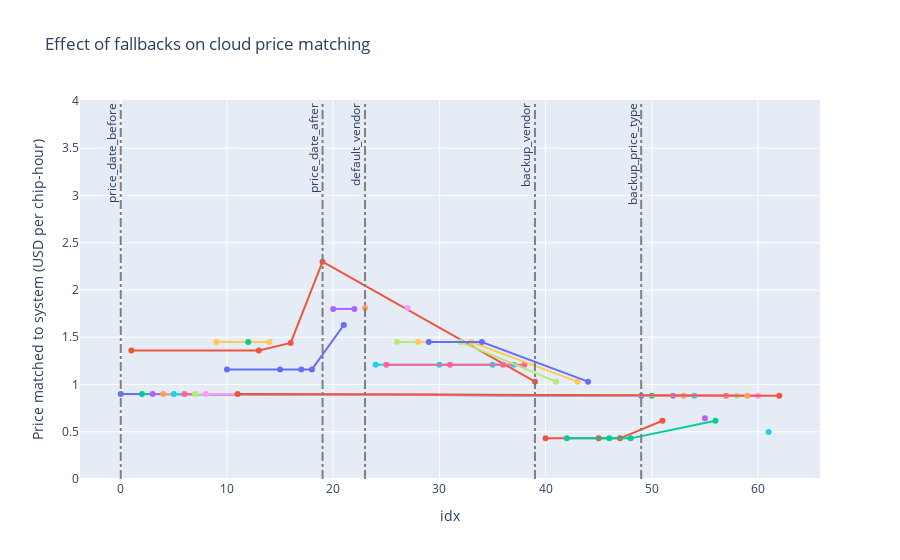

Write notebook code for a chart like this one.
### Code cell
import plotly.graph_objects as go

fig = go.Figure()

# We want to plot a line of the price over "time" (i.e. the order in which the systems were processed), for each system
for system in results['system'].unique():
    system_results = results[results['system'] == system]
    # Sort by index
    system_results = system_results.sort_index()
    fig.add_trace(go.Scatter(x=system_results.index, y=system_results['price'], mode='lines+markers', name=system))

# Now we want to plot a vertical line at each fallback
for fallback, idx in fallback_idxs.items():
    # Annotate with the fallback name, rotated -90 degrees and aligned to the top of the y axis
    fig.add_annotation(
        x=idx,
        y=4,
        text=fallback,
        showarrow=False,
        textangle=-90,
        xshift=-20,
        xanchor='left',
        yanchor='top',
    )
    fig.add_shape(
        # Line Vertical
        dict(
            type="line",
            x0=idx,
            y0=0,
            x1=idx,
            y1=4,
            # gray dashed line
            line=dict(
                color="Grey",
                width=2,
                dash="dashdot",
            )
        )
    )

# Layout
fig.update_layout(
    title='Effect of fallbacks on cloud price matching',
    xaxis_title='idx',
    yaxis_title='Price matched to system (USD per chip-hour)',
    # legend_title='System',
    showlegend=False,
)

save_plot(fig, results_dir, 'price_fallback_effect_soft_matching')
fig.show()

### Figure 1 — Plotly figure (JSON) as saved in the notebook; plotly's stock layout.template omitted (floating-point values rounded to 4 significant figures)
{"data": [{"mode": "lines+markers", "name": "ALIGN", "type": "scatter", "x": [0, 49], "y": [0.9, 0.88]}, {"mode": "lines+markers", "name": "GPT-4", "type": "scatter", "x": [1, 13, 16, 19, 39], "y": [1.36, 1.36, 1.44, 2.3, 1.03]}, {"mode": "lines+markers", "name": "AlphaStar", "type": "scatter", "x": [2, 50], "y": [0.9, 0.88]}, {"mode": "lines+markers", "name": "GShard (dense)", "type": "scatter", "x": [3, 52], "y": [0.9, 0.88]}, {"mode": "lines+markers", "name": "Gopher (280B)", "type": "scatter", "x": [4, 53], "y": [0.9, 0.88]}, {"mode": "lines+markers", "name": "Meena", "type": "scatter", "x": [5, 54], "y": [0.9, 0.88]}, {"mode": "lines+markers", "name": "LaMDA", "type": "scatter", "x": [6, 57], "y": [0.9, 0.88]}, {"mode": "lines+markers", "name": "T5-11B", "type": "scatter", "x": [7, 58], "y": [0.9, 0.88]}, {"mode": "lines+markers", "name": "Switch", "type": "scatter", "x": [8, 60], "y": [0.9, 0.88]}, {"mode": "lines+markers", "name": "Gemini Ultra", "type": "scatter", "x": [9, 14], "y": [1.45, 1.45]}, {"mode": "lines+markers", "name": "GPT-3 175B (davinci)", "type": "scatter", "x": [10, 15, 17, 18, 21], "y": [1.16, 1.16, 1.16, 1.16, 1.63]}, {"mode": "lines+markers", "name": "Meta Pseudo Labels", "type": "scatter", "x": [11, 62], "y": [0.9, 0.88]}, {"mode": "lines+markers", "name": "U-PaLM (540B)", "type": "scatter", "x": [12], "y": [1.45]}, {"mode": "lines+markers", "name": "Megatron-Turing NLG 530B", "type": "scatter", "x": [20, 22], "y": [1.8, 1.8]}, {"mode": "lines+markers", "name": "OPT-175B", "type": "scatter", "x": [23], "y": [1.81]}, {"mode": "lines+markers", "name": "RoBERTa Large", "type": "scatter", "x": [24, 30, 35, 37], "y": [1.21, 1.21, 1.21, 1.21]}, {"mode": "lines+markers", "name": "Megatron-LM (8.3B)", "type": "scatter", "x": [25, 31, 36, 38], "y": [1.21, 1.21, 1.21, 1.21]}, {"mode": "lines+markers", "name": "Falcon 180B", "type": "scatter", "x": [26, 32, 41], "y": [1.45, 1.45, 1.03]}, {"mode": "lines+markers", "name": "Llama 2-70B", "type": "scatter", "x": [27], "y": [1.81]}, {"mode": "lines+markers", "name": "GLM-130B", "type": "scatter", "x": [28, 33, 43], "y": [1.45, 1.45, 1.03]}, {"mode": "lines+markers", "name": "GPT-NeoX-20B", "type": "scatter", "x": [29, 34, 44], "y": [1.45, 1.45, 1.03]}, {"mode": "lines+markers", "name": "GNMT", "type": "scatter", "x": [40, 45, 47, 51], "y": [0.43, 0.43, 0.43, 0.616]}, {"mode": "lines+markers", "name": "JFT", "type": "scatter", "x": [42, 46, 48, 56], "y": [0.43, 0.43, 0.43, 0.616]}, {"mode": "lines+markers", "name": "IMPALA", "type": "scatter", "x": [55], "y": [0.6424]}, {"mode": "lines+markers", "name": "BigGAN-deep 512x512", "type": "scatter", "x": [59], "y": [0.88]}, {"mode": "lines+markers", "name": "BERT-Large", "type": "scatter", "x": [61], "y": [0.4972]}], "layout": {"annotations": [{"showarrow": false, "text": "backup_price_type", "textangle": -90, "x": 49, "xanchor": "left", "xshift": -20, "y": 4, "yanchor": "top"}, {"showarrow": false, "text": "backup_vendor", "textangle": -90, "x": 39, "xanchor": "left", "xshift": -20, "y": 4, "yanchor": "top"}, {"showarrow": false, "text": "default_vendor", "textangle": -90, "x": 23, "xanchor": "left", "xshift": -20, "y": 4, "yanchor": "top"}, {"showarrow": false, "text": "price_date_after", "textangle": -90, "x": 19, "xanchor": "left", "xshift": -20, "y": 4, "yanchor": "top"}, {"showarrow": false, "text": "price_date_before", "textangle": -90, "x": 0, "xanchor": "left", "xshift": -20, "y": 4, "yanchor": "top"}], "shapes": [{"line": {"color": "Grey", "dash": "dashdot", "width": 2}, "type": "line", "x0": 49, "x1": 49, "y0": 0, "y1": 4}, {"line": {"color": "Grey", "dash": "dashdot", "width": 2}, "type": "line", "x0": 39, "x1": 39, "y0": 0, "y1": 4}, {"line": {"color": "Grey", "dash": "dashdot", "width": 2}, "type": "line", "x0": 23, "x1": 23, "y0": 0, "y1": 4}, {"line": {"color": "Grey", "dash": "dashdot", "width": 2}, "type": "line", "x0": 19, "x1": 19, "y0": 0, "y1": 4}, {"line": {"color": "Grey", "dash": "dashdot", "width": 2}, "type": "line", "x0": 0, "x1": 0, "y0": 0, "y1": 4}], "showlegend": false, "title": {"text": "Effect of fallbacks on cloud price matching"}, "xaxis": {"title": {"text": "idx"}}, "yaxis": {"title": {"text": "Price matched to system (USD per chip-hour)"}}}}
